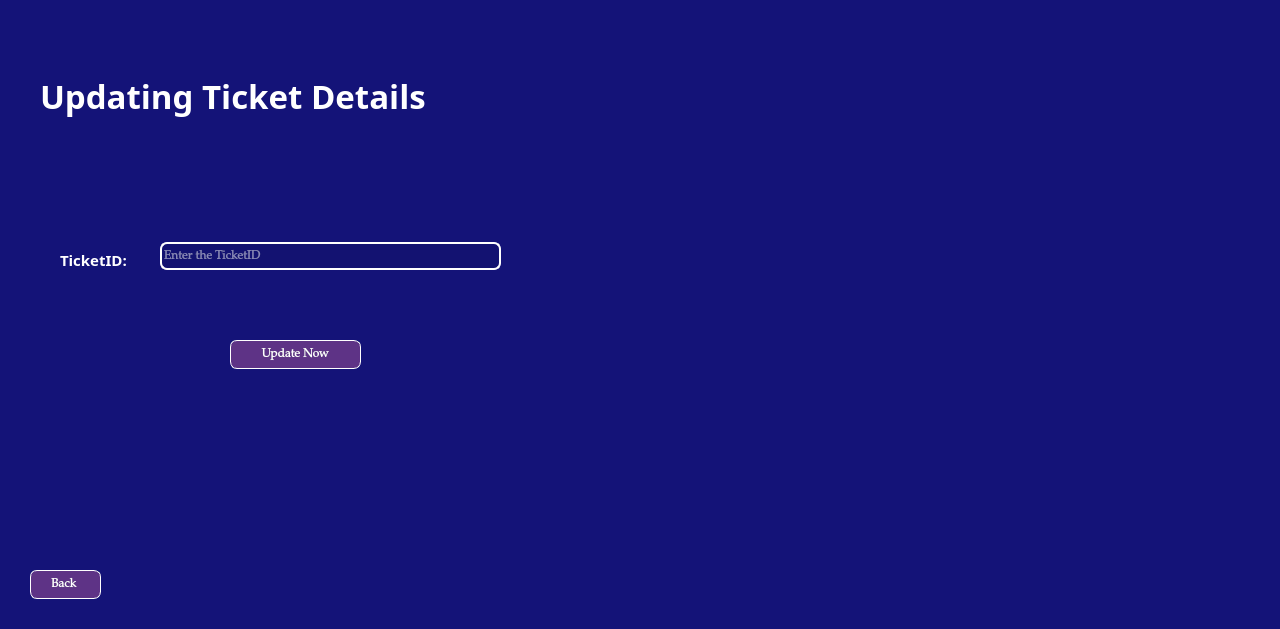
<?xml version="1.0" encoding="UTF-8"?>
<ui version="4.0">
 <class>updateticket</class>
 <widget class="QMainWindow" name="updateticket">
  <property name="geometry">
   <rect>
    <x>0</x>
    <y>0</y>
    <width>1280</width>
    <height>629</height>
   </rect>
  </property>
  <property name="windowTitle">
   <string>UPDATE DETAILS</string>
  </property>
  <widget class="QWidget" name="centralwidget">
   <widget class="QPushButton" name="pushButton">
    <property name="geometry">
     <rect>
      <x>230</x>
      <y>340</y>
      <width>131</width>
      <height>29</height>
     </rect>
    </property>
    <property name="font">
     <font>
      <family>Palatino Linotype</family>
     </font>
    </property>
    <property name="cursor">
     <cursorShape>PointingHandCursor</cursorShape>
    </property>
    <property name="styleSheet">
     <string notr="true">color: rgb(255, 255, 255);
border: 1px solid #ffffff ;
border-radius: 7px;
background-color: rgb(94, 51, 134);</string>
    </property>
    <property name="text">
     <string>Update Now</string>
    </property>
   </widget>
   <widget class="QPushButton" name="pushButton_2">
    <property name="geometry">
     <rect>
      <x>30</x>
      <y>570</y>
      <width>71</width>
      <height>29</height>
     </rect>
    </property>
    <property name="font">
     <font>
      <family>Palatino Linotype</family>
     </font>
    </property>
    <property name="cursor">
     <cursorShape>PointingHandCursor</cursorShape>
    </property>
    <property name="styleSheet">
     <string notr="true">color: rgb(255, 255, 255);
border: 1px solid #ffffff ;
border-radius: 7px;
background-color: rgb(94, 51, 134);</string>
    </property>
    <property name="text">
     <string>Back </string>
    </property>
   </widget>
   <widget class="QLabel" name="label_2">
    <property name="geometry">
     <rect>
      <x>520</x>
      <y>150</y>
      <width>691</width>
      <height>371</height>
     </rect>
    </property>
    <property name="text">
     <string/>
    </property>
    <property name="scaledContents">
     <bool>true</bool>
    </property>
   </widget>
   <widget class="QLabel" name="label_3">
    <property name="geometry">
     <rect>
      <x>-20</x>
      <y>-40</y>
      <width>1341</width>
      <height>711</height>
     </rect>
    </property>
    <property name="styleSheet">
     <string notr="true">background-color: rgb(20, 19, 120);</string>
    </property>
    <property name="text">
     <string/>
    </property>
   </widget>
   <widget class="QLabel" name="label_7">
    <property name="geometry">
     <rect>
      <x>40</x>
      <y>60</y>
      <width>681</width>
      <height>71</height>
     </rect>
    </property>
    <property name="font">
     <font>
      <family>Castellar</family>
      <pointsize>25</pointsize>
      <bold>true</bold>
     </font>
    </property>
    <property name="styleSheet">
     <string notr="true">color: rgb(255, 255, 255);</string>
    </property>
    <property name="text">
     <string>Updating Ticket Details</string>
    </property>
   </widget>
   <widget class="QLabel" name="label">
    <property name="geometry">
     <rect>
      <x>60</x>
      <y>250</y>
      <width>81</width>
      <height>20</height>
     </rect>
    </property>
    <property name="font">
     <font>
      <family>Footlight MT Light</family>
      <pointsize>11</pointsize>
      <bold>true</bold>
     </font>
    </property>
    <property name="styleSheet">
     <string notr="true">color: rgb(255, 255, 255);</string>
    </property>
    <property name="text">
     <string>TicketID:</string>
    </property>
   </widget>
   <widget class="QLineEdit" name="lineEdit">
    <property name="geometry">
     <rect>
      <x>160</x>
      <y>242</y>
      <width>341</width>
      <height>28</height>
     </rect>
    </property>
    <property name="font">
     <font>
      <family>Palatino Linotype</family>
     </font>
    </property>
    <property name="styleSheet">
     <string notr="true">color: rgb(255, 255, 255);
background-color: rgb(19, 18, 113);
border: 2px solid #FFFFFF;
border-radius: 7px;</string>
    </property>
    <property name="placeholderText">
     <string>Enter the TicketID</string>
    </property>
   </widget>
   <zorder>label_3</zorder>
   <zorder>pushButton</zorder>
   <zorder>pushButton_2</zorder>
   <zorder>label_2</zorder>
   <zorder>label_7</zorder>
   <zorder>label</zorder>
   <zorder>lineEdit</zorder>
  </widget>
 </widget>
 <resources/>
 <connections/>
</ui>
